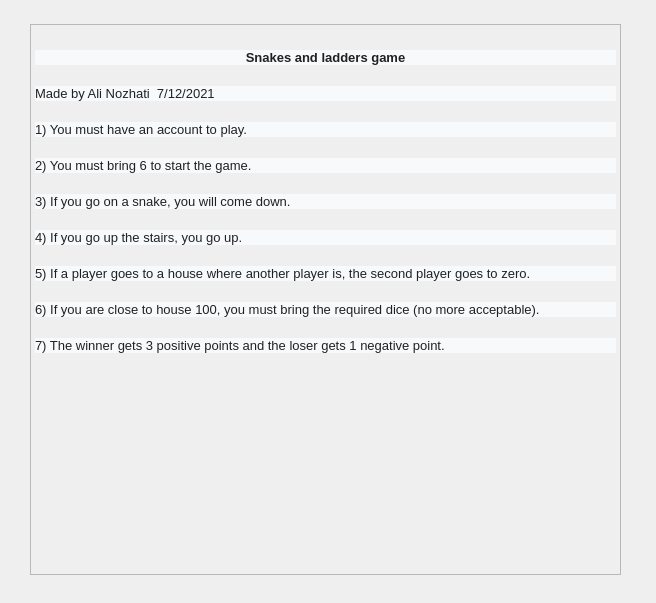
<?xml version="1.0" encoding="UTF-8"?>
<ui version="4.0">
 <class>FormInfoGame</class>
 <widget class="QWidget" name="FormInfoGame">
  <property name="geometry">
   <rect>
    <x>0</x>
    <y>0</y>
    <width>656</width>
    <height>603</height>
   </rect>
  </property>
  <property name="windowTitle">
   <string>Infogame</string>
  </property>
  <property name="windowIcon">
   <iconset>
    <normalon>:/image/snake.jpeg</normalon>
   </iconset>
  </property>
  <widget class="QTextEdit" name="textEdit">
   <property name="enabled">
    <bool>false</bool>
   </property>
   <property name="geometry">
    <rect>
     <x>30</x>
     <y>24</y>
     <width>591</width>
     <height>551</height>
    </rect>
   </property>
   <property name="html">
    <string>&lt;!DOCTYPE HTML PUBLIC &quot;-//W3C//DTD HTML 4.0//EN&quot; &quot;http://www.w3.org/TR/REC-html40/strict.dtd&quot;&gt;
&lt;html&gt;&lt;head&gt;&lt;meta name=&quot;qrichtext&quot; content=&quot;1&quot; /&gt;&lt;style type=&quot;text/css&quot;&gt;
p, li { white-space: pre-wrap; }
&lt;/style&gt;&lt;/head&gt;&lt;body style=&quot; font-family:'MS Shell Dlg 2'; font-size:7.8pt; font-weight:400; font-style:normal;&quot;&gt;
&lt;p align=&quot;center&quot; style=&quot; margin-top:0px; margin-bottom:-2px; margin-left:0px; margin-right:0px; -qt-block-indent:0; text-indent:0px; line-height:36px; background-color:#f8f9fa;&quot;&gt;&lt;a name=&quot;tw-target-text&quot;&gt;&lt;/a&gt;&lt;span style=&quot; font-family:'inherit'; font-size:10pt; font-weight:600; color:#202124;&quot;&gt;S&lt;/span&gt;&lt;span style=&quot; font-family:'inherit'; font-size:10pt; font-weight:600; color:#202124;&quot;&gt;nakes and ladders game&lt;/span&gt;&lt;/p&gt;
&lt;p style=&quot; margin-top:0px; margin-bottom:-2px; margin-left:0px; margin-right:0px; -qt-block-indent:0; text-indent:0px; line-height:36px; background-color:#f8f9fa;&quot;&gt;&lt;a name=&quot;tw-target-text&quot;&gt;&lt;/a&gt;&lt;span style=&quot; font-family:'inherit'; font-size:10pt; color:#202124;&quot;&gt;M&lt;/span&gt;&lt;span style=&quot; font-family:'inherit'; font-size:10pt; color:#202124;&quot;&gt;ade by Ali Nozhati  7/12/2021&lt;/span&gt;&lt;/p&gt;
&lt;p style=&quot; margin-top:0px; margin-bottom:-2px; margin-left:0px; margin-right:0px; -qt-block-indent:0; text-indent:0px; line-height:36px; background-color:#f8f9fa;&quot;&gt;&lt;a name=&quot;tw-target-text&quot;&gt;&lt;/a&gt;&lt;span style=&quot; font-family:'inherit'; font-size:10pt; color:#202124;&quot;&gt;1&lt;/span&gt;&lt;span style=&quot; font-family:'inherit'; font-size:10pt; color:#202124;&quot;&gt;) You must have an account to play.&lt;/span&gt;&lt;/p&gt;
&lt;p style=&quot; margin-top:0px; margin-bottom:-2px; margin-left:0px; margin-right:0px; -qt-block-indent:0; text-indent:0px; line-height:36px; background-color:#f8f9fa;&quot;&gt;&lt;a name=&quot;tw-target-text&quot;&gt;&lt;/a&gt;&lt;span style=&quot; font-family:'inherit'; font-size:10pt; color:#202124;&quot;&gt;2&lt;/span&gt;&lt;span style=&quot; font-family:'inherit'; font-size:10pt; color:#202124;&quot;&gt;) You must bring 6 to start the game.&lt;/span&gt;&lt;/p&gt;
&lt;p style=&quot; margin-top:0px; margin-bottom:-2px; margin-left:0px; margin-right:0px; -qt-block-indent:0; text-indent:0px; line-height:36px; background-color:#f8f9fa;&quot;&gt;&lt;a name=&quot;tw-target-text&quot;&gt;&lt;/a&gt;&lt;span style=&quot; font-family:'inherit'; font-size:10pt; color:#202124;&quot;&gt;3&lt;/span&gt;&lt;span style=&quot; font-family:'inherit'; font-size:10pt; color:#202124;&quot;&gt;) If you go on a snake, you will come down.&lt;/span&gt;&lt;/p&gt;
&lt;p style=&quot; margin-top:0px; margin-bottom:-2px; margin-left:0px; margin-right:0px; -qt-block-indent:0; text-indent:0px; line-height:36px; background-color:#f8f9fa;&quot;&gt;&lt;a name=&quot;tw-target-text&quot;&gt;&lt;/a&gt;&lt;span style=&quot; font-family:'inherit'; font-size:10pt; color:#202124;&quot;&gt;4&lt;/span&gt;&lt;span style=&quot; font-family:'inherit'; font-size:10pt; color:#202124;&quot;&gt;) If you go up the stairs, you go up.&lt;/span&gt;&lt;/p&gt;
&lt;p style=&quot; margin-top:0px; margin-bottom:-2px; margin-left:0px; margin-right:0px; -qt-block-indent:0; text-indent:0px; line-height:36px; background-color:#f8f9fa;&quot;&gt;&lt;a name=&quot;tw-target-text&quot;&gt;&lt;/a&gt;&lt;span style=&quot; font-family:'inherit'; font-size:10pt; color:#202124;&quot;&gt;5&lt;/span&gt;&lt;span style=&quot; font-family:'inherit'; font-size:10pt; color:#202124;&quot;&gt;) If a player goes to a house where another player is, the second player goes to zero.&lt;/span&gt;&lt;/p&gt;
&lt;p style=&quot; margin-top:0px; margin-bottom:-2px; margin-left:0px; margin-right:0px; -qt-block-indent:0; text-indent:0px; line-height:36px; background-color:#f8f9fa;&quot;&gt;&lt;a name=&quot;tw-target-text&quot;&gt;&lt;/a&gt;&lt;span style=&quot; font-family:'inherit'; font-size:10pt; color:#202124;&quot;&gt;6&lt;/span&gt;&lt;span style=&quot; font-family:'inherit'; font-size:10pt; color:#202124;&quot;&gt;) If you are close to house 100, you must bring the required dice (no more acceptable).&lt;/span&gt;&lt;/p&gt;
&lt;p style=&quot; margin-top:0px; margin-bottom:-2px; margin-left:0px; margin-right:0px; -qt-block-indent:0; text-indent:0px; line-height:36px; background-color:#f8f9fa;&quot;&gt;&lt;a name=&quot;tw-target-text&quot;&gt;&lt;/a&gt;&lt;span style=&quot; font-family:'inherit'; font-size:10pt; color:#202124;&quot;&gt;7&lt;/span&gt;&lt;span style=&quot; font-family:'inherit'; font-size:10pt; color:#202124;&quot;&gt;) The winner gets 3 positive points and the loser gets 1 negative point.&lt;/span&gt;&lt;/p&gt;&lt;/body&gt;&lt;/html&gt;</string>
   </property>
  </widget>
 </widget>
 <resources/>
 <connections/>
</ui>
